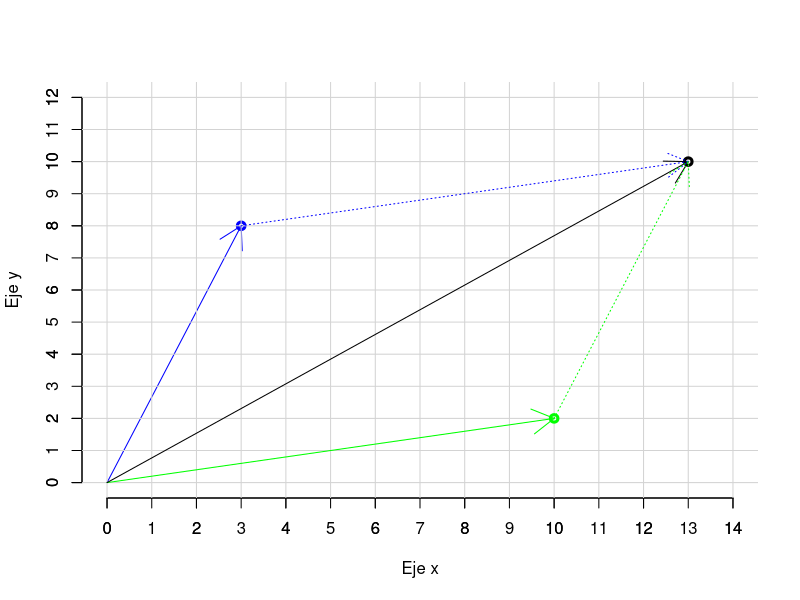

Write the R code that produced this figure.
################################################################################
# Sesión 2: Vectores, selección y operaciones.

# Juan Camilo Panta
################################################################################

#----------------------
# Vectores aleatorios.
#----------------------
sample(x=1:10, size = 5)

set.seed(10)
sample(x=1:10, size = 5)

set.seed(12)
sample(x=c("LUIS","MARÍA","JUAN","ROBERTH","CARLOS","FLOR"), size = 2)

set.seed(1805)
sexo<-sample(x=c("HOMBRE", "MUJER"), size = 100, replace = T)

table(sexo)

prop.table(table(sexo))

set.seed(1805)
sexo<-sample(x=c("HOMBRE", "MUJER"), size = 100, replace = T, prob = c(0.3,0.7))
#sexo
prop.table(table(sexo))


set.seed(2020)
experimento<-sample(c("CARA","SELLO"), 200, T)
round(prop.table(table(experimento))*100,4)

experimento<-sample(c("CARA","SELLO"), 1000, T)
round(prop.table(table(experimento))*100,4)

experimento<-sample(c("CARA","SELLO"), 10000, T)
round(prop.table(table(experimento))*100,4)

experimento<-sample(c("CARA","SELLO"), 100000, T)
round(prop.table(table(experimento))*100,4)

#--------------------------------------
# FACTORES - CODIFICACIÓN DE VECTORES.
#--------------------------------------

# El vector de género de un salón:

g<-c(1,2,1,2,2,2,2,1,2,1,2,1,
     2,1,2,1,1,2,1,2,1,1,1,2,2)  # Vector de 1 y 2 que representan el género.

table(g)
set.seed(1)
g<-sample(1:2, 5000, T)

table(g)


g1<-factor(g)   
View(g1)

g2<-factor(g,
           levels = c(1,2),
           labels = c("Masculino","Femenino")) 
# vemos datos etiquetados
g2
table(g2)

#---
# Otro ejemplo.

# genero 500 numeros entre 1 y 10 con remplazo.
base<-sample(1:10,500,T)

table(base)

base<-factor(base,levels = 1:10,labels = c("Sin Nivel","Inicial","Primaria Incompleta",
                                           "Primaria Completa","Secundaria Incompleta",
                                           "Secundaria Completa","S.NU. Incompleta",
                                           "S.NU. Completa","S.U. Incompleta",
                                           "S.U. Completa"))

table(base)


#---
res<-c("a","b","b","d","e","a","c","d","a","e")

# pasamos a numero
as.numeric(factor(res,levels = c("a","b","c","d","e"), 
       labels = c("A", "B", "C", "D", "E")))

# con orden de las etiquetas
factor(res,levels = c("a","b","c","d","e"), 
       labels = c("A", "B", "C", "D", "E"), ordered = T)
# otra forma
res<-ordered(res, levels=c("a","b","c","d","e"))

str(res)

levels(res)

r<-1:29

t2<-as.character(r)
as.numeric(t2)


res1<-as.numeric(res)

#---
set.seed(2021)
sexo<-sample(c("MASCULINO", "FEMENINO"), 33, T)
sexo1<-as.factor(sexo)
str(sexo1)
levels(sexo1)

sexo2<-factor(sexo, levels = c("MASCULINO","FEMENINO"))
str(sexo2)

# tener en cuenta q sea el mismo nombre y mayuscula sino sale NA
sexo3<-factor(sexo, levels = c("masculino","FEMENINO"))

sexo4<-factor(sexo, levels = c("MASCULINO", "FEMENINO"),
              labels = c("masculino", "femenino"))

set.seed(2021)
x<-sample(c("A","B","C","D"), 30, T)
factor(x)

factor(x, exclude = "B")

#---------------------------
# Operaciones con vectores.
#---------------------------

x<-1:8
y<-seq(3,27, length.out = 8)

#---
# Operaciones básicas.

x+y           

x-y

x%*%y        

x*y          

sum(x*y)   

#---
# Operaciones estadísticas.

t1<-c(1,4,5,6,13,8,9,10)

mean(t1)       

median(x)     

max(x)        

min(x)        

prod(x)       

sum(x)        

cumsum(x)     

diff(t1)       

quantile(t1)   
quantile(t1, probs = c(0, 0.33, 0.66))  

quantile(x, probs = c(0, 0.2,0.4,0.6,0.8,1))
quantile(x, probs = seq())

# seq, saca secuencia 
quantile(x,probs=seq(0,1, length.out = 11))

quantile(t1, seq(0,1, length.out = 4), na.rm = T)

#---
# Para ordenar los elementos del vector.

t<-c(1,3,4,2,10,7,5,18,6)

sort(t)     

sort(t, decreasing = TRUE)  

# cambiar el orden del vector
rev(t)    

#---
# GRÁFICO.

# Definiendo los vectores:
m<-c(3,8)
m
p<-c(10,2)
p

# Suma de vectores.
a<-m+p
a

# Para poder graficarlo, la sintaxis es la siguiente:

# Para graficar el primer vector (vector m):
plot(3,8, xlim=c(0,14), ylim=c(0,12),
     xlab="Eje x", ylab="Eje y", lwd=3,
     col="blue", bty="n")
axis(side = 1, 0:14)
axis(side = 2, 0:12)
arrows(0,0,3,8,col="blue")
abline(h = pretty(0:12, 12), v = pretty(0:14, 14), col = "lightgray")

# Para graficar el segundo vector (vector p):
points(10,2,lwd=3,col="green")
arrows(0,0,10,2,col="green")

# Para graficar el vector resultante de la adición de los 2 vectores (a=m+p)
points(13,10,lwd=3,col="black")
arrows(0,0,13,10,col="black")

# Agregando las líneas imaginarias para formar el paralelogramo que representa la adición de 2 vectores.
arrows(3,8,13,10,col="blue",lty=3)
arrows(10,2,13,10,col="green",lty=3)

#---------------------------------
# Selección y operadores lógicos.
#---------------------------------

x<-c(2,1,3,12,43,43,6,8,62,9,0,5,23,42,4,1,3)

x[11]

#---
# Selección de elementos.

x[4]                
x[12]               
x[length(x)]        
x[3:6]              
x[-2]               
x[-(3:6)]

#---
# Operadores Lógicos.

# Igualdad "==".

x[x==43]
x[x==17]            

# Mayor que ">".

x[x>3]              
x[x>100]            

# Menor que "<".

x[x<5]              

# Mayor igual que ">=".

x[x>=8]             

# Menor igual que "<=".

x[x<=8]             

# Diferente "!=".

x[x!=3]             

# Negación "!".

x[!x<5]

# y "&".

x[x>3 & x<10]       

# o "|".

x[x>3 | x<10]       
x[x!=0 | x>5]

# Pertenece "%in%"

5 %in% x #  pertenece a x?

x %in% 5

set.seed(20)
x<-sample(c("A","B","C","D"),20,T)

x=="A" | x=="B" | x=="C"

x %in% c("A","B","C") # mejor

# tambien && ... y ... ||


#---
# Para la posición tras cumplimiento de la condición lógica.

x<-c(2,1,3,12,43,43,6,8,62,9,0,5,23,42,4,1,3)


set.seed(12)
ro<-sample(1:3000, 3000, T)

which(ro==821)
ro[c(350,1462,2110,2828)]


which(x==3)     
which(x!=3 & x<5)

x[c(1,2,11,15,16)]

#---
# Para cambiar valores de elementos del vector.

x[5]<-1000

x[7]<-2000

x[c(1,5)]<-x[c(1,5)]+5

x[which(x==3)]<-x[which(x==3)]+100

#---